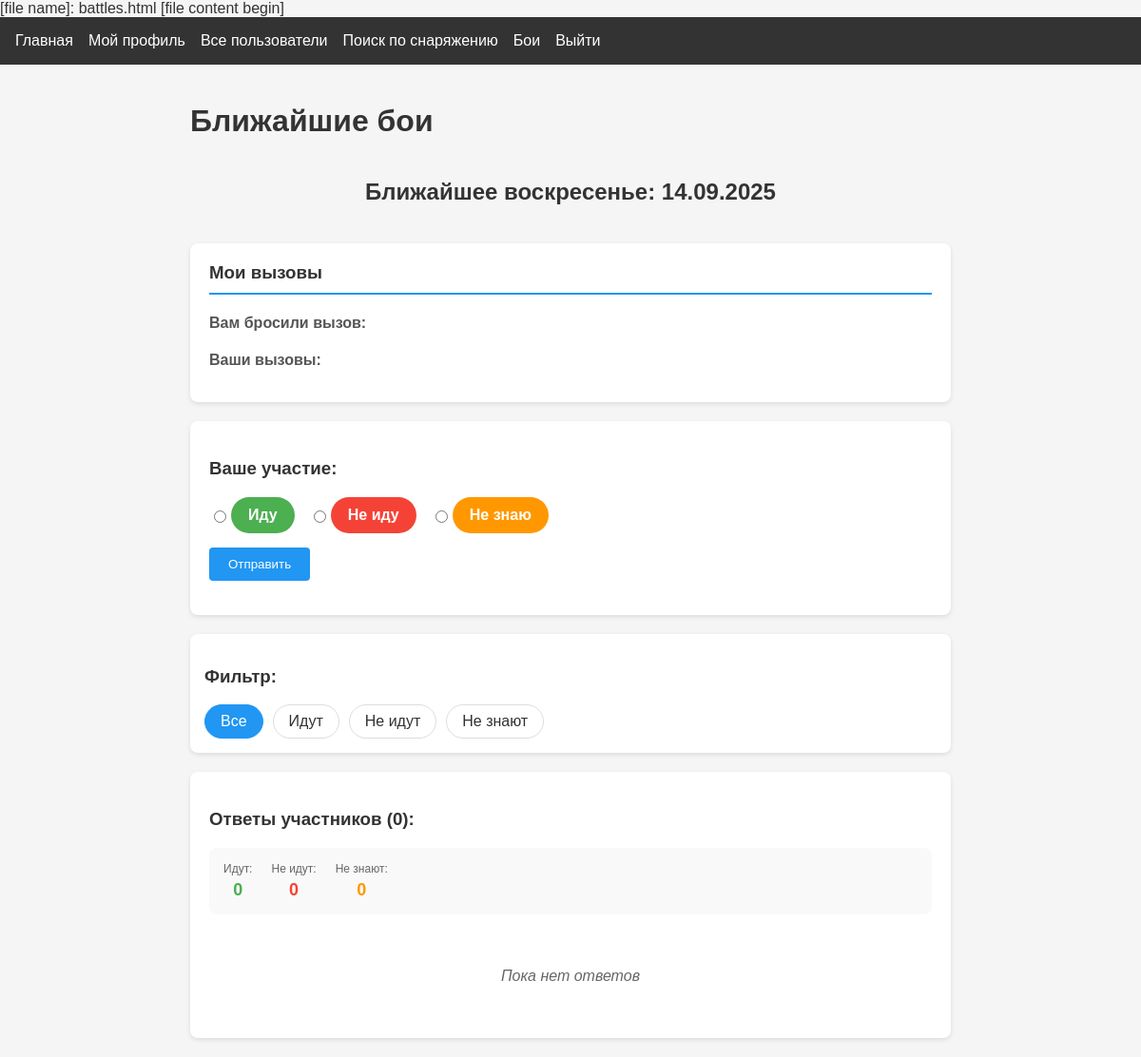
/battles (signed in), run on an earlier commit of the app's database.
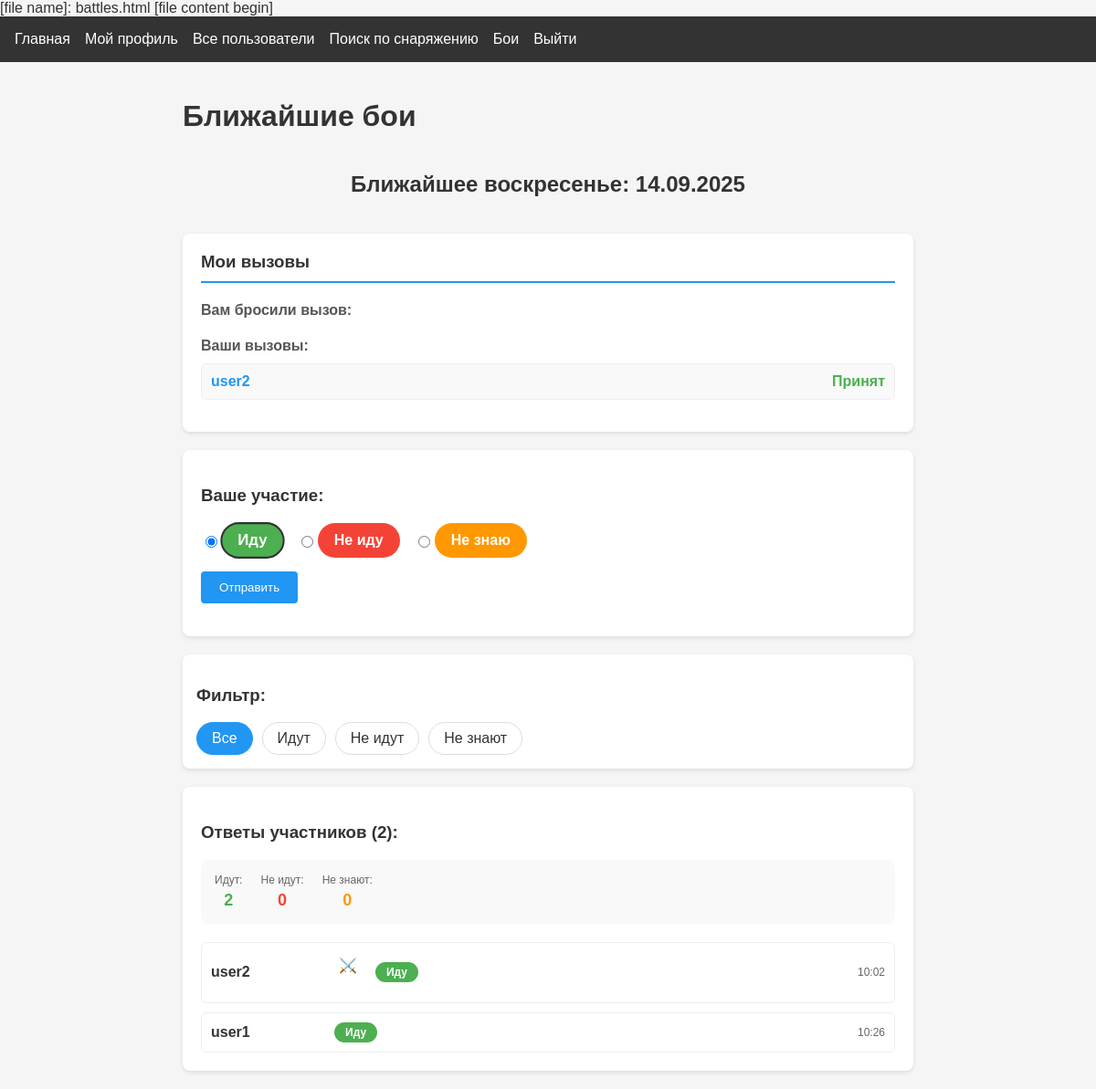
And on a later commit of the database.
### app.py (models this page shows)
class BattleChallenge(db.Model):
    id = db.Column(db.Integer, primary_key=True)
    challenger_id = db.Column(db.Integer, db.ForeignKey("user.id"), nullable=False)  # тот, кто бросает вызов
    target_id = db.Column(db.Integer, db.ForeignKey("user.id"), nullable=False)      # тот, кому бросают вызов
    battle_date = db.Column(db.Date, nullable=False)                                 # дата боев
    status = db.Column(db.String(20), default='pending')  # pending, accepted, declined
    created_at = db.Column(db.DateTime, default=datetime.utcnow)
    challenger = db.relationship('User', foreign_keys=[challenger_id], backref='challenges_sent')
    target = db.relationship('User', foreign_keys=[target_id], backref='challenges_received')
    __table_args__ = (db.UniqueConstraint('challenger_id', 'target_id', 'battle_date', name='_challenge_uc'),)

class User(db.Model, UserMixin):
    id = db.Column(db.Integer, primary_key=True)
    username = db.Column(db.String(80), unique=True, nullable=False)
    password = db.Column(db.String(120), nullable=False)
    weapon_class = db.Column(db.String(20), default="sword_buckler")
    age = db.Column(db.Integer)
    real_name = db.Column(db.String(100))
    has_longsword = db.Column(db.Boolean, default=False)
    longsword_since = db.Column(db.Date)
    has_rapier = db.Column(db.Boolean, default=False)
    rapier_since = db.Column(db.Date)
    has_sabre = db.Column(db.Boolean, default=False)
    sabre_since = db.Column(db.Date)
    has_sword_buckler = db.Column(db.Boolean, default=False)
    sword_buckler_since = db.Column(db.Date)
    items = db.relationship(
        "InventoryItem", backref="user", lazy=True, cascade="all, delete-orphan"
    )
    battle_responses = db.relationship("BattleResponse", backref="user", lazy=True)

class BattleResponse(db.Model):
    id = db.Column(db.Integer, primary_key=True)
    user_id = db.Column(db.Integer, db.ForeignKey("user.id"), nullable=False)
    battle_date = db.Column(db.Date, nullable=False)
    status = db.Column(db.String(20), nullable=False)  # going, not_going, maybe
    created_at = db.Column(db.DateTime, default=datetime.utcnow)
    __table_args__ = (db.UniqueConstraint('user_id', 'battle_date', name='_user_battle_uc'),)

### app.py (the view, shortened to what this page needs)
@app.route("/battles", methods=["GET", "POST"])
@login_required
def battles():
    next_sunday = get_next_sunday()
    filter_status = request.args.get("filter", "all")
    responses = BattleResponse.query.filter_by(battle_date=next_sunday).all()
    if filter_status != "all":
        responses = [r for r in responses if r.status == filter_status]
    user_response = BattleResponse.query.filter_by(
        user_id=current_user.id,
        battle_date=next_sunday
    ).first()
    return render_template(
        "battles.html",
        next_sunday=next_sunday,
        responses=responses,
        user_response=user_response,
        filter_status=filter_status
    )

### app.py (called while the page is built)
@login_manager.user_loader
def load_user(user_id):
    return User.query.get(int(user_id))

def get_next_sunday():
    today = date.today()
    days_until_sunday = (6 - today.weekday()) % 7
    if days_until_sunday == 0:
        days_until_sunday = 7
    return today + timedelta(days=days_until_sunday)

### templates/battles.html (shortened to what this page needs)
{% extends "base.html" %}
{% block content %}
<div class="battles-container">
    <h1>Ближайшие бои</h1>
    <div class="battle-date">
        <h2>Ближайшее воскресенье: {{ next_sunday.strftime('%d.%m.%Y') }}</h2>
    </div>
    <div class="challenges-section">
        <h3>Мои вызовы</h3>
        {% set received_challenges = current_user.challenges_received|selectattr('battle_date', 'equalto', next_sunday) %}
        {% if received_challenges %}
        <div class="challenges-received">
            <h4>Вам бросили вызов:</h4>
        </div>
        {% endif %}
        {% set sent_challenges = current_user.challenges_sent|selectattr('battle_date', 'equalto', next_sunday) %}
        {% if sent_challenges %}
        <div class="challenges-sent">
            <h4>Ваши вызовы:</h4>
            {% for challenge in sent_challenges %}
            <div class="challenge-item">
                <span class="target">
                    <a href="{{ url_for('view_profile', username=challenge.target.username) }}">
                        {{ challenge.target.username }}
                    </a>
                </span>
                <span class="challenge-status {{ challenge.status }}">
                    {% if challenge.status == 'pending' %}
                    <span class="status-pending">Ожидание</span>
                    <form method="POST" action="{{ url_for('cancel_challenge', challenge_id=challenge.id) }}" style="display: inline;">
                        <button type="submit" class="btn-cancel">Отменить</button>
                    </form>
                    {% elif challenge.status == 'accepted' %}
                    <span class="status-accepted">Принят</span>
                    {% else %}
                    <span class="status-declined">Отклонен</span>
                    {% endif %}
                </span>
            </div>
            {% endfor %}
        </div>
        {% endif %}
    </div>
    <div class="response-form">
        <h3>Ваше участие:</h3>
        <form method="POST">
            <div class="response-options">
                <label class="response-option">
                    <input type="radio" name="status" value="going"
                           {% if user_response and user_response.status == 'going' %}checked{% endif %}>
                    <span class="status-indicator going">Иду</span>
                </label>
                <label class="response-option">
                    <input type="radio" name="status" value="not_going"
                           {% if user_response and user_response.status == 'not_going' %}checked{% endif %}>
                    <span class="status-indicator not-going">Не иду</span>
                </label>
                <label class="response-option">
                    <input type="radio" name="status" value="maybe"
                           {% if user_response and user_response.status == 'maybe' %}checked{% endif %}>
                    <span class="status-indicator maybe">Не знаю</span>
                </label>
            </div>
            <button type="submit" class="btn submit-btn">Отправить</button>
        </form>
    </div>
    <div class="filters">
        <h3>Фильтр:</h3>
        <div class="filter-options">
            <a href="{{ url_for('battles', filter='all') }}"
               class="filter-btn {% if filter_status == 'all' %}active{% endif %}">Все</a>
            <a href="{{ url_for('battles', filter='going') }}"
               class="filter-btn {% if filter_status == 'going' %}active{% endif %}">Идут</a>
            <a href="{{ url_for('battles', filter='not_going') }}"
               class="filter-btn {% if filter_status == 'not_going' %}active{% endif %}">Не идут</a>
            <a href="{{ url_for('battles', filter='maybe') }}"
               class="filter-btn {% if filter_status == 'maybe' %}active{% endif %}">Не знают</a>
        </div>
    </div>
    <div class="responses-list">
        <h3>Ответы участников ({{ responses|length }}):</h3>
        <div class="stats">
            <div class="stat">
                <span class="stat-label">Идут:</span>
                <span class="stat-count going">
                    {{ responses|selectattr('status', 'equalto', 'going')|list|length }}
                </span>
            </div>
            <div class="stat">
                <span class="stat-label">Не идут:</span>
                <span class="stat-count not-going">
                    {{ responses|selectattr('status', 'equalto', 'not_going')|list|length }}
                </span>
            </div>
            <div class="stat">
                <span class="stat-label">Не знают:</span>
                <span class="stat-count maybe">
                    {{ responses|selectattr('status', 'equalto', 'maybe')|list|length }}
                </span>
            </div>
        </div>
        <div class="users-list">
            {% for response in responses %}
            <div class="user-response">
                <a href="{{ url_for('view_profile', username=response.user.username) }}"
                   class="username-link" title="Перейти к профилю">
                    <span class="username">{{ response.user.username }}</span>
                </a>
                {% if response.user.id != current_user.id and response.status == 'going' %}
                <form method="POST" action="{{ url_for('challenge_user', username=response.user.username) }}" style="display: inline;">
                    <button type="submit" class="btn-challenge" title="Бросить вызов">⚔️</button>
                </form>
                {% endif %}
                <span class="status-badge {{ response.status }}">
                    {% if response.status == 'going' %}Иду
                    {% elif response.status == 'not_going' %}Не иду
                    {% else %}Не знаю
                    {% endif %}
                </span>
                <span class="response-time">{{ response.created_at.strftime('%H:%M') }}</span>
            </div>
            {% else %}
            <p class="no-responses">Пока нет ответов</p>
            {% endfor %}
        </div>
    </div>
</div>
{% endblock %}

### templates/base.html (shortened to what this page needs)
<!DOCTYPE html>
<html lang="ru">
<head>
    <link rel="stylesheet" href="{{ url_for('static', filename='css/style.css') }}">
</head>
<body>
    <header>
        <nav>
            <a href="{{ url_for('index') }}">Главная</a>
            {% if current_user.is_authenticated %}
                <a href="{{ url_for('my_profile') }}">Мой профиль</a>
                 <a href="{{ url_for('user_list') }}">Все пользователи</a>
                 <a href="{{ url_for('user_search_equip') }}">Поиск по снаряжению</a>
                 <a href="{{ url_for('battles') }}" class="nav-link-with-badge">
                    Бои
                    {% set pending_challenges = current_user.challenges_received|selectattr('status', 'equalto', 'pending')|list %}
                 </a>
                <a href="{{ url_for('logout') }}">Выйти</a>
            {% else %}
                <a href="{{ url_for('login') }}">Войти</a>
                <a href="{{ url_for('register') }}">Регистрация</a>
            {% endif %}
        </nav>
    </header>
    <main>
        {% block content %}{% endblock %}
    </main>
</body>
</html>

### static/css/style.css (style rules this page uses)
body { font-family: 'Arial', sans-serif; margin: 0; padding: 0; background-color: #f5f5f5; color: #333; }
header { background-color: #333; color: white; padding: 1rem; }
nav { display: flex; gap: 1rem; }
nav a { color: white; text-decoration: none; }
.btn { display: inline-block; padding: 0.5rem 1rem; background-color: #4CAF50; color: white; text-decoration: none; border-radius: 4px; }
.username { font-weight: bold; }
.btn { padding: 10px 15px; border-radius: 4px; cursor: pointer; text-decoration: none; }

### templates/battles.html (style rules this page uses)
.nav-link-with-badge { position: relative; display: inline-block; }
.challenges-section { background: white; padding: 20px; border-radius: 8px; margin-bottom: 20px; box-shadow: 0 2px 5px rgba(0,0,0,0.1); }
.challenges-section h3 { margin-top: 0; color: #333; border-bottom: 2px solid #2196F3; padding-bottom: 10px; }
.challenges-received, .challenges-sent { margin-bottom: 15px; }
.challenges-received h4, .challenges-sent h4 { color: #555; margin-bottom: 10px; }
.challenge-item { display: flex; justify-content: space-between; align-items: center; padding: 10px; border: 1px solid #eee; border-radius: 6px; margin-bottom: 8px; background-color: #f9f9f9; }
.challenger a, .target a { font-weight: bold; text-decoration: none; color: #2196F3; }
.challenge-status { display: flex; align-items: center; gap: 8px; }
.btn-challenge { background: none; border: none; font-size: 16px; cursor: pointer; padding: 5px; border-radius: 4px; transition: background-color 0.2s; }
.status-accepted { color: #4CAF50; font-weight: bold; }
.battles-container { max-width: 800px; margin: 0 auto; padding: 20px; }
.battle-date { background: #f5f5f5; padding: 20px; border-radius: 8px; margin-bottom: 20px; text-align: center; }
.battle-date h2 { margin: 0; color: #333; }
.response-form { background: white; padding: 20px; border-radius: 8px; margin-bottom: 20px; box-shadow: 0 2px 5px rgba(0,0,0,0.1); }
.response-options { display: flex; gap: 15px; margin-bottom: 15px; flex-wrap: wrap; }
.response-option { display: flex; align-items: center; cursor: pointer; }
.response-option input[type="radio"] { margin-right: 5px; }
.status-indicator { padding: 8px 16px; border-radius: 20px; font-weight: bold; border: 2px solid transparent; }
.status-indicator.going { background-color: #4CAF50; color: white; }
.status-indicator.not-going { background-color: #f44336; color: white; }
.status-indicator.maybe { background-color: #ff9800; color: white; }
.response-option input[type="radio"]:checked + .status-indicator { border-color: #333; transform: scale(1.05); }
.submit-btn { background-color: #2196F3; color: white; padding: 10px 20px; border: none; border-radius: 4px; cursor: pointer; }
.filters { background: white; padding: 15px; border-radius: 8px; margin-bottom: 20px; box-shadow: 0 2px 5px rgba(0,0,0,0.1); }
.filter-options { display: flex; gap: 10px; flex-wrap: wrap; }
.filter-btn { padding: 8px 16px; border: 1px solid #ddd; border-radius: 20px; text-decoration: none; color: #333; transition: all 0.3s; }
.filter-btn.active, .filter-btn:hover { background-color: #2196F3; color: white; border-color: #2196F3; }
.responses-list { background: white; padding: 20px; border-radius: 8px; box-shadow: 0 2px 5px rgba(0,0,0,0.1); }
.stats { display: flex; gap: 20px; margin-bottom: 20px; padding: 15px; background: #f9f9f9; border-radius: 8px; }
.stat { display: flex; flex-direction: column; align-items: center; }
.stat-label { font-size: 12px; color: #666; margin-bottom: 5px; }
.stat-count { font-size: 18px; font-weight: bold; }
.stat-count.going { color: #4CAF50; }
.stat-count.not-going { color: #f44336; }
.stat-count.maybe { color: #ff9800; }
.users-list { display: flex; flex-direction: column; gap: 10px; }
.user-response { display: flex; align-items: center; gap: 15px; padding: 10px; border: 1px solid #eee; border-radius: 6px; transition: background-color 0.2s; }
.username-link { text-decoration: none; color: inherit; min-width: 120px; }
.username { font-weight: bold; transition: color 0.2s; }
.status-badge { padding: 4px 12px; border-radius: 12px; font-size: 12px; font-weight: bold; color: white; }
.status-badge.going { background-color: #4CAF50; }
.response-time { margin-left: auto; color: #666; font-size: 12px; }

What changed in the data, as far as the page shows it:
added BattleChallenge: target.username "user2", status "Принят"
added BattleResponse: status "☑ Иду", status "☐ Не иду", status "☐ Не знаю", user.username "user1", created_at "10:26"
added BattleResponse: user.username "user2", status "Иду", created_at "10:02"
Also different on the page:
{{ responses|length }}: "0" → "2"
{{ responses|selectattr('status', 'equalto', 'going')|list|length }}: "0" → "2"
form field status: "☐ Иду" → (not shown)
form field status: "☐ Не иду" → (not shown)
form field status: "☐ Не знаю" → (not shown)
text no longer shown: "Пока нет ответов"
